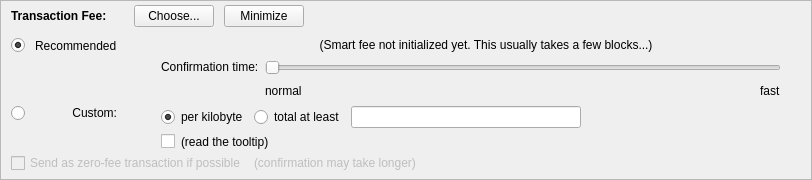
    <widget class="QFrame" name="frameFee">
     <property name="sizePolicy">
      <sizepolicy hsizetype="Expanding" vsizetype="Expanding">
       <horstretch>0</horstretch>
       <verstretch>0</verstretch>
      </sizepolicy>
     </property>
     <property name="maximumSize">
      <size>
       <width>16777215</width>
       <height>16777215</height>
      </size>
     </property>
     <property name="frameShape">
      <enum>QFrame::StyledPanel</enum>
     </property>
     <property name="frameShadow">
      <enum>QFrame::Sunken</enum>
     </property>
     <layout class="QVBoxLayout" name="verticalLayoutFee1">
      <property name="spacing">
       <number>0</number>
      </property>
      <property name="leftMargin">
       <number>0</number>
      </property>
      <property name="topMargin">
       <number>0</number>
      </property>
      <property name="rightMargin">
       <number>0</number>
      </property>
      <property name="bottomMargin">
       <number>0</number>
      </property>
      <item>
       <layout class="QVBoxLayout" name="verticalLayoutFee2" stretch="0,0,0">
        <property name="spacing">
         <number>0</number>
        </property>
        <property name="leftMargin">
         <number>10</number>
        </property>
        <property name="topMargin">
         <number>0</number>
        </property>
        <item>
         <layout class="QHBoxLayout" name="horizontalLayoutFee1">
          <property name="bottomMargin">
           <number>0</number>
          </property>
          <item>
           <layout class="QVBoxLayout" name="verticalLayoutFee7">
            <property name="spacing">
             <number>0</number>
            </property>
            <item>
             <spacer name="verticalSpacerSmartFee">
              <property name="orientation">
               <enum>Qt::Vertical</enum>
              </property>
              <property name="sizeType">
               <enum>QSizePolicy::Fixed</enum>
              </property>
              <property name="sizeHint" stdset="0">
               <size>
                <width>1</width>
                <height>4</height>
               </size>
              </property>
             </spacer>
            </item>
            <item>
             <layout class="QHBoxLayout" name="horizontalLayoutSmartFee">
              <property name="spacing">
               <number>10</number>
              </property>
              <item>
               <widget class="QLabel" name="labelFeeHeadline">
                <property name="sizePolicy">
                 <sizepolicy hsizetype="Preferred" vsizetype="Maximum">
                  <horstretch>0</horstretch>
                  <verstretch>0</verstretch>
                 </sizepolicy>
                </property>
                <property name="font">
                 <font>
                  <weight>75</weight>
                  <bold>true</bold>
                 </font>
                </property>
                <property name="styleSheet">
                 <string notr="true">font-weight:bold;</string>
                </property>
                <property name="text">
                 <string>Transaction Fee:</string>
                </property>
               </widget>
              </item>
              <item>
               <widget class="QLabel" name="labelFeeMinimized">
                <property name="text">
                 <string/>
                </property>
               </widget>
              </item>
              <item>
               <widget class="QPushButton" name="buttonChooseFee">
                <property name="text">
                 <string>Choose...</string>
                </property>
               </widget>
              </item>
              <item>
               <widget class="QPushButton" name="buttonMinimizeFee">
                <property name="toolTip">
                 <string>collapse fee-settings</string>
                </property>
                <property name="text">
                 <string>Minimize</string>
                </property>
               </widget>
              </item>
             </layout>
            </item>
            <item>
             <spacer name="verticalSpacer_5">
              <property name="orientation">
               <enum>Qt::Vertical</enum>
              </property>
              <property name="sizeHint" stdset="0">
               <size>
                <width>1</width>
                <height>1</height>
               </size>
              </property>
             </spacer>
            </item>
           </layout>
          </item>
          <item>
           <spacer name="horizontalSpacer_4">
            <property name="orientation">
             <enum>Qt::Horizontal</enum>
            </property>
            <property name="sizeHint" stdset="0">
             <size>
              <width>40</width>
              <height>20</height>
             </size>
            </property>
           </spacer>
          </item>
         </layout>
        </item>
        <item>
         <widget class="QFrame" name="frameFeeSelection">
          <layout class="QVBoxLayout" name="verticalLayoutFee12">
           <property name="spacing">
            <number>0</number>
           </property>
           <property name="leftMargin">
            <number>0</number>
           </property>
           <property name="topMargin">
            <number>0</number>
           </property>
           <property name="rightMargin">
            <number>0</number>
           </property>
           <property name="bottomMargin">
            <number>0</number>
           </property>
           <item>
            <layout class="QGridLayout" name="gridLayoutFee">
             <property name="topMargin">
              <number>10</number>
             </property>
             <property name="bottomMargin">
              <number>4</number>
             </property>
             <property name="horizontalSpacing">
              <number>10</number>
             </property>
             <property name="verticalSpacing">
              <number>4</number>
             </property>
             <item row="2" column="4">
              <layout class="QVBoxLayout" name="verticalLayoutFee8">
               <property name="spacing">
                <number>6</number>
               </property>
               <item>
                <layout class="QHBoxLayout" name="horizontalLayoutFee13">
                 <item>
                  <widget class="QRadioButton" name="radioCustomPerKilobyte">
                   <property name="toolTip">
                    <string>If the custom fee is set to 1000 uEDCs and the transaction is only 250 bytes, then &quot;per kilobyte&quot; only pays 250 uEDCs in fee,&lt;br /&gt;while &quot;at least&quot; pays 1000 uEDCs. For transactions bigger than a kilobyte both pay by kilobyte.</string>
                   </property>
                   <property name="text">
                    <string>per kilobyte</string>
                   </property>
                   <property name="checked">
                    <bool>true</bool>
                   </property>
                   <attribute name="buttonGroup">
                    <string notr="true">groupCustomFee</string>
                   </attribute>
                  </widget>
                 </item>
                 <item>
                  <widget class="QRadioButton" name="radioCustomAtLeast">
                   <property name="toolTip">
                    <string>If the custom fee is set to 1000 uEDCs and the transaction is only 250 bytes, then &quot;per kilobyte&quot; only pays 250 uEDCs in fee,&lt;br /&gt;while &quot;total at least&quot; pays 1000 uEDCs. For transactions bigger than a kilobyte both pay by kilobyte.</string>
                   </property>
                   <property name="text">
                    <string>total at least</string>
                   </property>
                   <attribute name="buttonGroup">
                    <string notr="true">groupCustomFee</string>
                   </attribute>
                  </widget>
                 </item>
                 <item>
                  <widget class="BitcoinAmountField" name="customFee"/>
                 </item>
                 <item>
                  <spacer name="horizontalSpacer_6">
                   <property name="orientation">
                    <enum>Qt::Horizontal</enum>
                   </property>
                   <property name="sizeHint" stdset="0">
                    <size>
                     <width>1</width>
                     <height>1</height>
                    </size>
                   </property>
                  </spacer>
                 </item>
                </layout>
               </item>
               <item>
                <layout class="QHBoxLayout" name="horizontalLayoutFee8">
                 <item>
                  <widget class="QCheckBox" name="checkBoxMinimumFee">
                   <property name="toolTip">
                    <string>Paying only the minimum fee is just fine as long as there is less transaction volume than space in the blocks.&lt;br /&gt;But be aware that this can end up in a never confirming transaction once there is more demand for EDC transactions than the network can process.</string>
                   </property>
                   <property name="text">
                    <string/>
                   </property>
                  </widget>
                 </item>
                 <item>
                  <widget class="QLabel" name="labelMinFeeWarning">
                   <property name="enabled">
                    <bool>true</bool>
                   </property>
                   <property name="toolTip">
                    <string>Paying only the minimum fee is just fine as long as there is less transaction volume than space in the blocks.&lt;br /&gt;But be aware that this can end up in a never confirming transaction once there is more demand for EDC transactions than the network can process.</string>
                   </property>
                   <property name="text">
                    <string>(read the tooltip)</string>
                   </property>
                   <property name="margin">
                    <number>5</number>
                   </property>
                  </widget>
                 </item>
                 <item>
                  <spacer name="horizontalSpacer_2">
                   <property name="orientation">
                    <enum>Qt::Horizontal</enum>
                   </property>
                   <property name="sizeHint" stdset="0">
                    <size>
                     <width>1</width>
                     <height>1</height>
                    </size>
                   </property>
                  </spacer>
                 </item>
                </layout>
               </item>
              </layout>
             </item>
             <item row="1" column="0">
              <layout class="QVBoxLayout" name="verticalLayoutFee4" stretch="1">
               <item>
                <spacer name="verticalSpacer_2">
                 <property name="orientation">
                  <enum>Qt::Vertical</enum>
                 </property>
                 <property name="sizeHint" stdset="0">
                  <size>
                   <width>1</width>
                   <height>1</height>
                  </size>
                 </property>
                </spacer>
               </item>
              </layout>
             </item>
             <item row="2" column="0">
              <layout class="QVBoxLayout" name="verticalLayoutFee9" stretch="0,1">
               <item>
                <widget class="QRadioButton" name="radioCustomFee">
                 <property name="text">
                  <string/>
                 </property>
                 <attribute name="buttonGroup">
                  <string notr="true">groupFee</string>
                 </attribute>
                </widget>
               </item>
               <item>
                <spacer name="verticalSpacer_6">
                 <property name="orientation">
                  <enum>Qt::Vertical</enum>
                 </property>
                 <property name="sizeHint" stdset="0">
                  <size>
                   <width>1</width>
                   <height>1</height>
                  </size>
                 </property>
                </spacer>
               </item>
              </layout>
             </item>
             <item row="1" column="4">
              <layout class="QVBoxLayout" name="verticalLayoutFee3" stretch="0,0,1">
               <property name="spacing">
                <number>6</number>
               </property>
               <property name="topMargin">
                <number>2</number>
               </property>
               <item>
                <layout class="QHBoxLayout" name="horizontalLayoutFee12">
                 <item>
                  <spacer name="horizontalSpacer_5">
                   <property name="orientation">
                    <enum>Qt::Horizontal</enum>
                   </property>
                   <property name="sizeHint" stdset="0">
                    <size>
                     <width>1</width>
                     <height>1</height>
                    </size>
                   </property>
                  </spacer>
                 </item>
                </layout>
               </item>
               <item>
                <layout class="QHBoxLayout" name="horizontalLayoutFee9">
                 <item>
                  <layout class="QVBoxLayout" name="verticalLayoutFee6">
                   <item>
                    <widget class="QLabel" name="labelSmartFee3">
                     <property name="text">
                      <string>Confirmation time:</string>
                     </property>
                     <property name="margin">
                      <number>2</number>
                     </property>
                    </widget>
                   </item>
                   <item>
                    <spacer name="verticalSpacer_3">
                     <property name="orientation">
                      <enum>Qt::Vertical</enum>
                     </property>
                     <property name="sizeHint" stdset="0">
                      <size>
                       <width>1</width>
                       <height>1</height>
                      </size>
                     </property>
                    </spacer>
                   </item>
                  </layout>
                 </item>
                 <item>
                  <layout class="QVBoxLayout" name="verticalLayoutFee5">
                   <property name="rightMargin">
                    <number>30</number>
                   </property>
                   <item>
                    <widget class="QSlider" name="sliderSmartFee">
                     <property name="minimum">
                      <number>0</number>
                     </property>
                     <property name="maximum">
                      <number>24</number>
                     </property>
                     <property name="pageStep">
                      <number>1</number>
                     </property>
                     <property name="value">
                      <number>0</number>
                     </property>
                     <property name="orientation">
                      <enum>Qt::Horizontal</enum>
                     </property>
                     <property name="invertedAppearance">
                      <bool>false</bool>
                     </property>
                     <property name="invertedControls">
                      <bool>false</bool>
                     </property>
                     <property name="tickPosition">
                      <enum>QSlider::NoTicks</enum>
                     </property>
                    </widget>
                   </item>
                   <item>
                    <layout class="QHBoxLayout" name="horizontalLayoutFee10">
                     <item>
                      <widget class="QLabel" name="labelSmartFeeNormal">
                       <property name="text">
                        <string>normal</string>
                       </property>
                      </widget>
                     </item>
                     <item>
                      <spacer name="horizontalSpacer_3">
                       <property name="orientation">
                        <enum>Qt::Horizontal</enum>
                       </property>
                       <property name="sizeHint" stdset="0">
                        <size>
                         <width>40</width>
                         <height>20</height>
                        </size>
                       </property>
                      </spacer>
                     </item>
                     <item>
                      <widget class="QLabel" name="labelSmartFeeFast">
                       <property name="text">
                        <string>fast</string>
                       </property>
                      </widget>
                     </item>
                    </layout>
                   </item>
                  </layout>
                 </item>
                </layout>
               </item>
               <item>
                <spacer name="verticalSpacer_4">
                 <property name="orientation">
                  <enum>Qt::Vertical</enum>
                 </property>
                 <property name="sizeHint" stdset="0">
                  <size>
                   <width>1</width>
                   <height>1</height>
                  </size>
                 </property>
                </spacer>
               </item>
              </layout>
             </item>
             <item row="0" column="1">
              <widget class="QLabel" name="labelSmartFee_2">
               <property name="text">
                <string>Recommended</string>
               </property>
              </widget>
             </item>
             <item row="0" column="0">
              <widget class="QRadioButton" name="radioSmartFee">
               <property name="text">
                <string/>
               </property>
               <property name="checked">
                <bool>true</bool>
               </property>
               <attribute name="buttonGroup">
                <string notr="true">groupFee</string>
               </attribute>
              </widget>
             </item>
             <item row="2" column="1">
              <widget class="QLabel" name="labelCustomFee">
               <property name="text">
                <string>Custom:</string>
               </property>
               <property name="alignment">
                <set>Qt::AlignRight|Qt::AlignTop|Qt::AlignTrailing</set>
               </property>
              </widget>
             </item>
             <item row="0" column="2">
              <widget class="QLabel" name="labelSmartFee">
               <property name="text">
                <string/>
               </property>
               <property name="margin">
                <number>2</number>
               </property>
              </widget>
             </item>
             <item row="0" column="3">
              <widget class="QLabel" name="labelFeeEstimation">
               <property name="text">
                <string/>
               </property>
              </widget>
             </item>
             <item row="0" column="4">
              <widget class="QLabel" name="labelSmartFee2">
               <property name="text">
                <string>(Smart fee not initialized yet. This usually takes a few blocks...)</string>
               </property>
               <property name="alignment">
                <set>Qt::AlignHCenter</set>
               </property>
               <property name="wordWrap">
                <bool>true</bool>
               </property>
               <property name="margin">
                <number>2</number>
               </property>
              </widget>
             </item>
            </layout>
           </item>
           <item>
            <layout class="QHBoxLayout" name="horizontalLayoutFee5" stretch="0,0,0">
             <property name="spacing">
              <number>8</number>
             </property>
             <property name="bottomMargin">
              <number>4</number>
             </property>
             <item>
              <widget class="QCheckBox" name="checkBoxFreeTx">
               <property name="enabled">
                <bool>false</bool>
               </property>
               <property name="mouseTracking">
                <bool>true</bool>
               </property>
               <property name="text">
                <string>Send as zero-fee transaction if possible</string>
               </property>
              </widget>
             </item>
             <item>
              <widget class="QLabel" name="labelFreeTx">
               <property name="enabled">
                <bool>false</bool>
               </property>
               <property name="text">
                <string>(confirmation may take longer)</string>
               </property>
               <property name="margin">
                <number>5</number>
               </property>
              </widget>
             </item>
             <item>
              <spacer name="horizontalSpacerFee5">
               <property name="orientation">
                <enum>Qt::Horizontal</enum>
               </property>
               <property name="sizeHint" stdset="0">
                <size>
                 <width>1</width>
                 <height>1</height>
                </size>
               </property>
              </spacer>
             </item>
            </layout>
           </item>
           <item>
            <spacer name="verticalSpacerFee2">
             <property name="orientation">
              <enum>Qt::Vertical</enum>
             </property>
             <property name="sizeHint" stdset="0">
              <size>
               <width>1</width>
               <height>1</height>
              </size>
             </property>
            </spacer>
           </item>
          </layout>
         </widget>
        </item>
        <item>
         <spacer name="verticalSpacerFee">
          <property name="orientation">
           <enum>Qt::Vertical</enum>
          </property>
          <property name="sizeHint" stdset="0">
           <size>
            <width>800</width>
            <height>1</height>
           </size>
          </property>
         </spacer>
        </item>
       </layout>
      </item>
     </layout>
    </widget>
